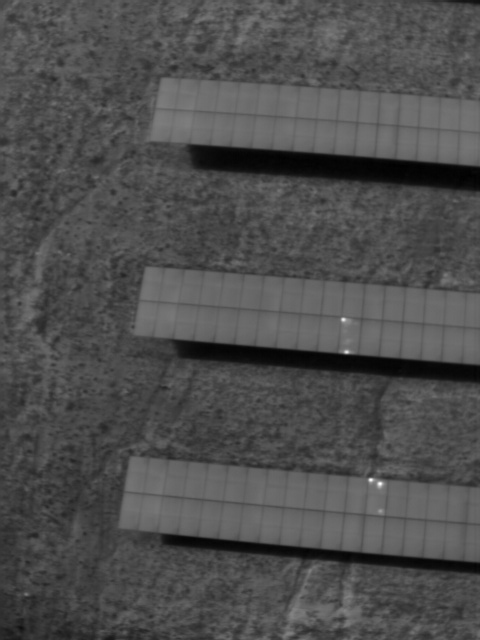
#> input picture images_IR/1.jpg, 480 x 640 px
$ python Stitcher.py
#> lines starting #> are read from the running program, lines starting #| are printed output that depends on the picture
### images_IR/panorama.py
import numpy as np
import imutils
import cv2

class Panorama:

    def stitch(self, images, lowe_ratio=0.75, max_Threshold=4.0,match_status=False):

        #detect the features and keypoints from SIFT
        (imageB, imageA) = images
        (KeypointsA, features_of_A) = self.Detect_Feature_And_KeyPoints(imageA)
        (KeypointsB, features_of_B) = self.Detect_Feature_And_KeyPoints(imageB)

        #store the valid matched points in Values
        Values = self.matchKeypoints(KeypointsA, KeypointsB, features_of_A, features_of_B, lowe_ratio, max_Threshold)

        if Values is None:
            return None

        #to get perspective of image using computed homography
        (matches, Homography, status) = Values
        result_image = self.getwarp_perspective(imageA,imageB,Homography)
        result_image[0:imageB.shape[0], 0:imageB.shape[1]] = imageB

        # check to see if the keypoint matches should be visualized
        if match_status:
            vis = self.draw_Matches(imageA, imageB, KeypointsA, KeypointsB, matches,status)

            return (result_image, vis)

        return result_image

    def getwarp_perspective(self,imageA, imageB, Homography):
        val = imageA.shape[1] + imageB.shape[1]
        result_image = cv2.warpPerspective(imageA, Homography, (val , imageA.shape[0]))

        return result_image

    def Detect_Feature_And_KeyPoints(self, image):
        gray = cv2.cvtColor(image, cv2.COLOR_BGR2GRAY)

        # detect and extract features from the image
        descriptors = cv2.xfeatures2d.SIFT_create()
        (Keypoints, features) = descriptors.detectAndCompute(image, None)

        Keypoints = np.float32([i.pt for i in Keypoints])
        return (Keypoints, features)

    def get_Allpossible_Match(self,featuresA,featuresB):

        # compute the all matches using euclidean distance and opencv provide
        #DescriptorMatcher_create() function for that
        match_instance = cv2.DescriptorMatcher_create("BruteForce")
        All_Matches = match_instance.knnMatch(featuresA, featuresB, 2)

        return All_Matches

    def All_validmatches(self,AllMatches,lowe_ratio):
        #to get all valid matches according to lowe concept..
        valid_matches = []

        for val in AllMatches:
            if len(val) == 2 and val[0].distance < val[1].distance * lowe_ratio:
                valid_matches.append((val[0].trainIdx, val[0].queryIdx))

        return valid_matches

    def Compute_Homography(self,pointsA,pointsB,max_Threshold):
        #to compute homography using points in both images

        (H, status) = cv2.findHomography(pointsA, pointsB, cv2.RANSAC, max_Threshold)
        return (H,status)

    def matchKeypoints(self, KeypointsA, KeypointsB, featuresA, featuresB,lowe_ratio, max_Threshold):

        AllMatches = self.get_Allpossible_Match(featuresA,featuresB);
        valid_matches = self.All_validmatches(AllMatches,lowe_ratio)

        if len(valid_matches) > 4:
            # construct the two sets of points
            pointsA = np.float32([KeypointsA[i] for (_,i) in valid_matches])
            pointsB = np.float32([KeypointsB[i] for (i,_) in valid_matches])

            (Homograpgy, status) = self.Compute_Homography(pointsA, pointsB, max_Threshold)

            return (valid_matches, Homograpgy, status)
        else:
            return None

    def get_image_dimension(self,image):
        (h,w) = image.shape[:2]
        return (h,w)

    def get_points(self,imageA,imageB):

        (hA, wA) = self.get_image_dimension(imageA)
        (hB, wB) = self.get_image_dimension(imageB)
        vis = np.zeros((max(hA, hB), wA + wB, 3), dtype="uint8")
        vis[0:hA, 0:wA] = imageA
        vis[0:hB, wA:] = imageB

        return vis


    def draw_Matches(self, imageA, imageB, KeypointsA, KeypointsB, matches, status):

        (hA,wA) = self.get_image_dimension(imageA)
        vis = self.get_points(imageA,imageB)

        # loop over the matches
        for ((trainIdx, queryIdx), s) in zip(matches, status):
            if s == 1:
                ptA = (int(KeypointsA[queryIdx][0]), int(KeypointsA[queryIdx][1]))
                ptB = (int(KeypointsB[trainIdx][0]) + wA, int(KeypointsB[trainIdx][1]))
                cv2.line(vis, ptA, ptB, (0, 255, 0), 1)

        return vis

### images_IR/Stitcher.py
from panorama import Panorama
import imutils
import cv2
import PIL.Image
import exifread

#place both Stitcher and panorama in the same folder as that of the images.

print("Enter the number of images you want to concantenate:")
no_of_images = int(input())
#> the answer given: 3
print("Enter the names of the images from left to right in the way of concantenation:")
#like 1.jpg, 2.jpg, 3.jpg .... n.jpg
filename = []

for i in range(no_of_images):
    print("Enter the %d image:" %(i+1))
    filename.append(input())
#> this loop made 3 passes; the answer given on pass 1: 1.jpg

images = []

for i in range(no_of_images):
    images.append(cv2.imread(filename[i]))

#We need to modify the image resolution and keep our aspect ratio, use the function imutils.
for i in range(no_of_images):
    images[i] = imutils.resize(images[i], width=600)
#> after the loop, images = 3 items

for i in range(no_of_images):
    images[i] = imutils.resize(images[i], height=400)


panorama = Panorama()
if no_of_images == 2:
    (result, matched_points) = panorama.stitch([images[0], images[1]], match_status=True)
else:
    (result, matched_points) = panorama.stitch([images[no_of_images-2], images[no_of_images-1]], match_status=True)
#> in stitch, `(imageB, imageA) = images`:
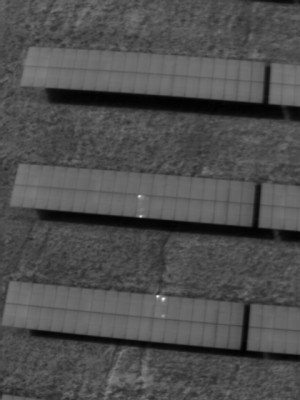
#> imageB: shape (400, 300, 3); min 0, max 240, mean 78.4
#> in Detect_Feature_And_KeyPoints, `(Keypoints, features) = descriptors.detectAndCompute(image, None)`: Keypoints = 268 keypoints; strongest (x, y, size): (140, 216, 2), (163, 299, 2.2), (61, 96, 15), (264, 110, 16)
#> in Detect_Feature_And_KeyPoints, `Keypoints = np.float32([i.pt for i in Keypoints])`: Keypoints = 268 pairs, first value 3.52 to 290.2, second value 3.92 to 397.1
#> in stitch, `(KeypointsA, features_of_A) = self.Detect_Feature_And_KeyPoints(imageA)`: KeypointsA has the same summary as Keypoints in Detect_Feature_And_KeyPoints
#> in Detect_Feature_And_KeyPoints (call 2), `(Keypoints, features) = descriptors.detectAndCompute(image, None)`: Keypoints = 268 keypoints; strongest (x, y, size): (140, 216, 2), (163, 299, 2.2), (61, 96, 15), (264, 110, 16)
#> in stitch, `(KeypointsB, features_of_B) = self.Detect_Feature_And_KeyPoints(imageB)`: KeypointsB = 268 pairs, first value 3.52 to 290.2, second value 3.92 to 397.1
#> in get_Allpossible_Match, `All_Matches = match_instance.knnMatch(featuresA, featuresB, 2)`: All_Matches = 268 matches
#> after the loop in All_validmatches, `for val in AllMatches:`: valid_matches = 268 pairs, first value 0 to 267, second value 0 to 267
#> in matchKeypoints, `pointsA = np.float32([KeypointsA[i] for (_,i) in valid_matches])`: pointsA has the same summary as KeypointsB in stitch
#> in matchKeypoints, `pointsB = np.float32([KeypointsB[i] for (i,_) in valid_matches])`: pointsB has the same summary as KeypointsB in stitch
#> in Compute_Homography, `(H, status) = cv2.findHomography(pointsA, pointsB, cv2.RANSAC, max_Thr..`: H = [[1, 5.66e-16, 1.14e-14], [-3.07e-16, 1, -9.32e-15], [-8.62e-19, 4.19e-18, 1]]; status = 268 values from 1 to 1
#> in matchKeypoints, `(Homograpgy, status) = self.Compute_Homography(pointsA, pointsB, max_T..`: Homograpgy has the same summary as H in Compute_Homography
#> in stitch, `(matches, Homography, status) = Values`: matches has the same summary as valid_matches in All_validmatches; Homography has the same summary as H in Compute_Homography
#> in getwarp_perspective, `result_image = cv2.warpPerspective(imageA, Homography, (val , imageA.s..`:
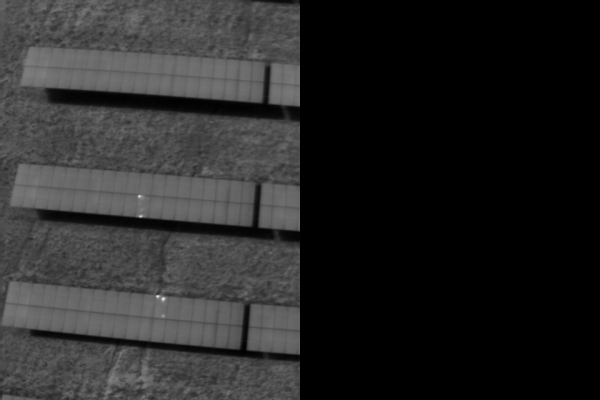
#> result_image: shape (400, 600, 3); min 0, max 240, mean 39.2
#> in draw_Matches, `(hA,wA) = self.get_image_dimension(imageA)`: hA = 400; wA = 300
#> in get_points, `(hA, wA) = self.get_image_dimension(imageA)`: hA = 400; wA = 300
#> in get_points, `(hB, wB) = self.get_image_dimension(imageB)`: hB = 400; wB = 300
#> in get_points, `vis[0:hB, wA:] = imageB`:
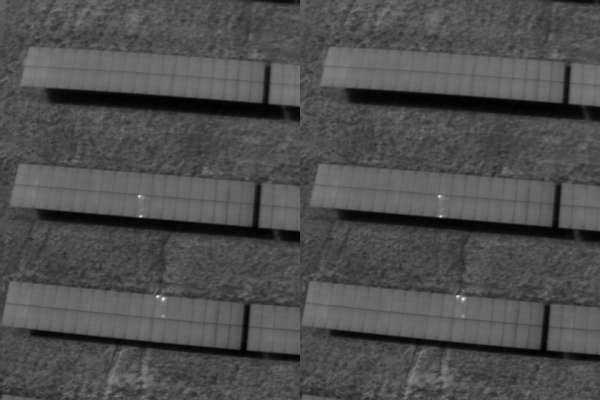
#> vis: shape (400, 600, 3); min 0, max 240, mean 78.4
#> the loop in draw_Matches, `for ((trainIdx, queryIdx), s) in zip(matches, status):` made 268 passes
#> (ptA, ptB) on passes 1 to 12: ((3, 287), (303, 287)), ((6, 287), (306, 287)), ((8, 390), (308, 390)), ((9, 298), (309, 298)), ((10, 393), (310, 393)), ((10, 278), (310, 278)), ((12, 285), (312, 285)), ((13, 391), (313, 391)), ((15, 173), (315, 173)), ((15, 290), (315, 290)), ((15, 290), (315, 290)), ((16, 394), (316, 394))
#> ptA on pass 100: (117, 334)
#> after the loop in draw_Matches, `for ((trainIdx, queryIdx), s) in zip(matches, status):`:
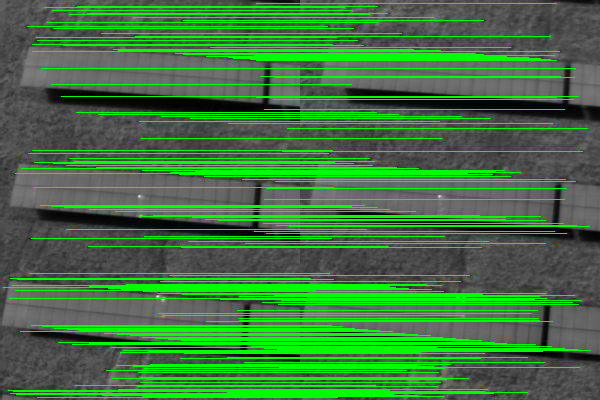
#> vis: shape (400, 600, 3); mean of channels 0, 1, 2 61.2, 117.8, 61.2; drawn as B, G, R
    for i in range(no_of_images - 2):
        (result, matched_points) = panorama.stitch([images[no_of_images-i-3],result], match_status=True)
#> this loop made 1 pass
#> pass 1, in getwarp_perspective (call 2), `result_image = cv2.warpPerspective(imageA, Homography, (val , imageA.s..`:
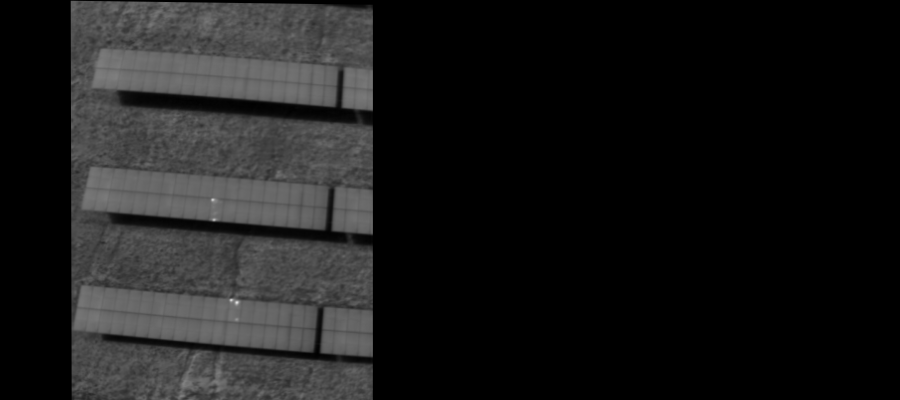
#> result_image: shape (400, 900, 3); min 0, max 223, mean 26.1
#> after the loop:
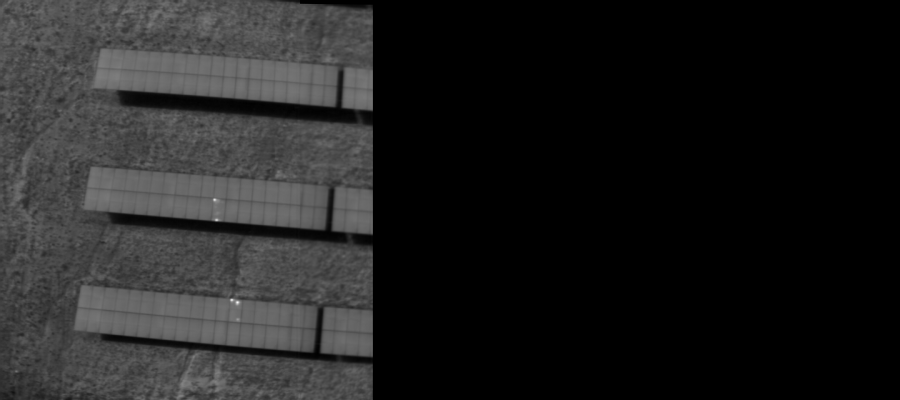
#> result: shape (400, 900, 3); min 0, max 248, mean 32

#to show the obtained panaroma image and valid matched points
for i in range(no_of_images):
    cv2.imshow("Image {k}".format(k = i+1), images[i])

cv2.imshow("Keypoint Matches", matched_points)
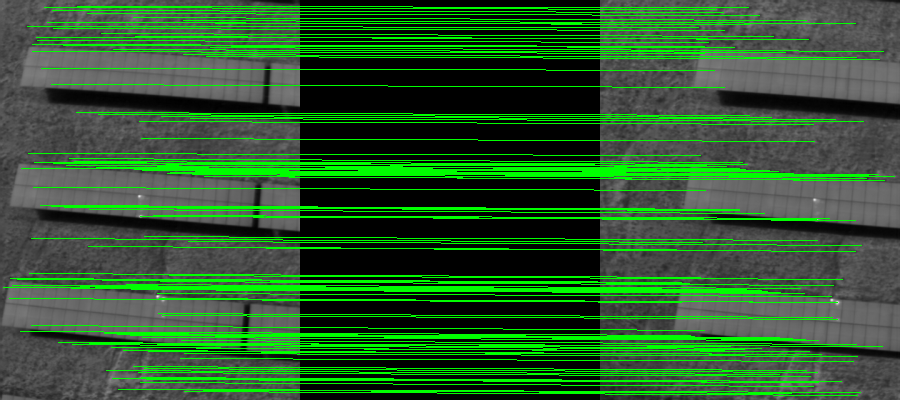
#> window 'Keypoint Matches': shape (400, 900, 3); mean B, G, R 44.5, 89.8, 44.5
cv2.imshow("Panorama", result)

#this saves the two images in the same folder as that of the images
cv2.imwrite("Matched_points.jpg",matched_points)
cv2.imwrite("Panorama_image.jpg",result)

cv2.waitKey(5000)
cv2.destroyAllWindows()
